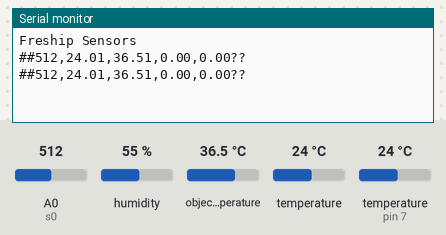
A sketch run on a simulated Arduino Uno, built with avr-gcc and run on an emulated ATmega328P. Shown: the last lines printed to the serial monitor. The test bench sets the inputs (shaded band); at power-on: humidity 55 %, object temperature 36.5 °C, A0 (s0) = 512, temperature 24 °C, temperature (sensor on pin 7) 24 °C.

Above: at 1.8 s.
1.9 s: humidity set to 22 %
At 2.8 s:
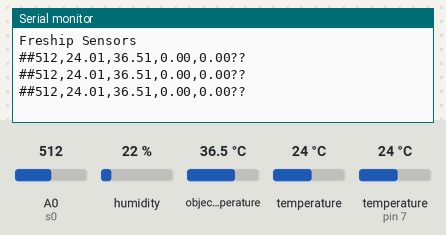
3.4 s: object temperature set to 20 °C
At 4.7 s:
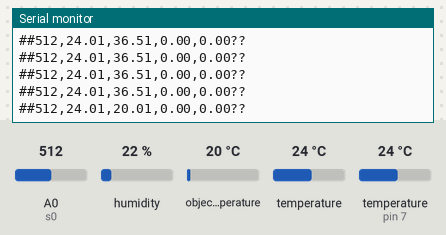
4.9 s: A0 (s0) set to 716
At 5.6 s:
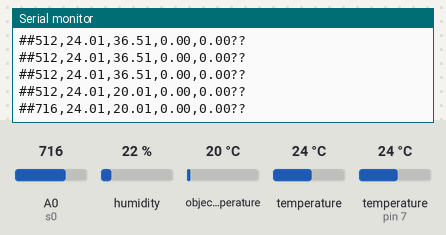
6.4 s: temperature (sensor 0) set to 12 °C
At 7.4 s:
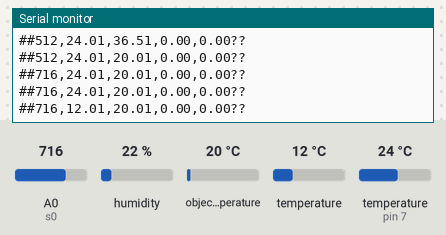
7.9 s: temperature (sensor on pin 7) set to 12 °C
At 8.9 s:
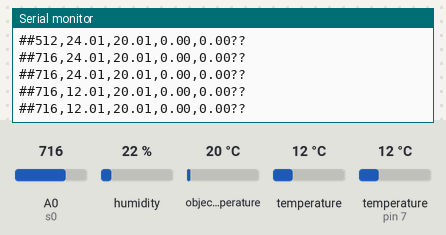
9.4 s: A0 (s0) set to 992
At 10.9 s:
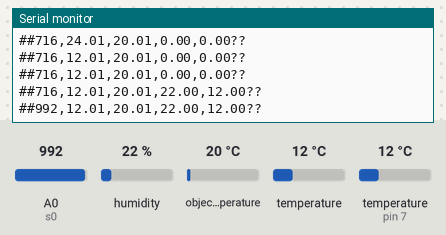
Timing chart, 0 to 11.9 s (numbered marks = the images above; inputs shaded):
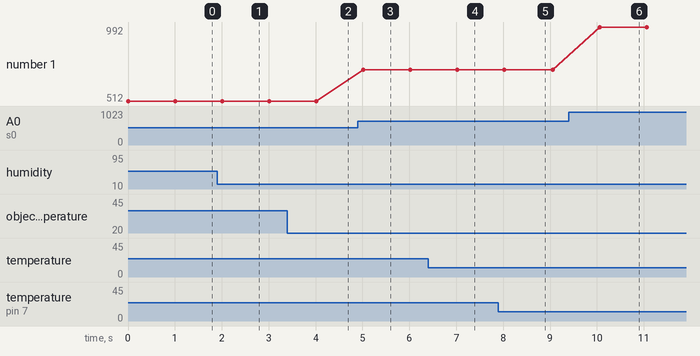

The sketch:

sensorsV2.ino
```cpp
#include <Wire.h>
#include <Adafruit_MLX90614.h>
#include "DHT.h"

#define DHTPIN 7     // what digital pin we're connected to
#define DHTTYPE DHT11   // DHT 11

int d; //delay counter
float h, t, f, hif, hic;

DHT dht(DHTPIN, DHTTYPE);

Adafruit_MLX90614 mlx = Adafruit_MLX90614();
int s0 = A0;
int gasVal = 0;

void setup() {
  Serial.begin(115200);

  Serial.println("Freship Sensors");

  h = 0.0;
  f = 0.0;
  t = 0.0;
  hic = 0.0;
  hif = 0.0;
  d = 0;
  mlx.begin();
  int s0 = A0;
  dht.begin();
}

void loop() {

  d += 200;

  if (d==2000) {
    d = 0; //reset delay
  }


  if (d%2000 == 0) {
  // Wait a few seconds between measurements.

  // Reading temperature or humidity takes about 250 milliseconds!
  // Sensor readings may also be up to 2 seconds 'old' (its a very slow sensor)
  h = dht.readHumidity();
  // Read temperature as Celsius (the default)
  t = dht.readTemperature();
  // Read temperature as Fahrenheit (isFahrenheit = true)
  f = dht.readTemperature(true);

  if (isnan(h) || isnan(t) || isnan(f)) {
    Serial.println("Failed to read from DHT sensor!");
    return;
  }

  // Compute heat index in Fahrenheit (the default)
  hif = dht.computeHeatIndex(f, h);
  // Compute heat index in Celsius (isFahreheit = false)
  hic = dht.computeHeatIndex(t, h, false);
  }

  gasVal = analogRead(s0);

  Serial.print("##");
  Serial.print(gasVal);
  Serial.print(",");
  Serial.print(mlx.readAmbientTempC());
  Serial.print(",");
  Serial.print(mlx.readObjectTempC());
  Serial.print(",");
  Serial.print(h);
  Serial.print(",");
  Serial.print(t);
  Serial.println("??");

 /*
  Serial.print("Gas reading: ");
  Serial.print(gasVal);
  Serial.println();

  Serial.print("Ambient Internal Temperature: "); Serial.print(mlx.readAmbientTempC());
  Serial.print("*C\nObject Temperature: "); Serial.print(mlx.readObjectTempC()); Serial.println("*C");
  //Serial.print("Ambient = "); Serial.print(mlx.readAmbientTempF());
  //Serial.print("*F\tObject = "); Serial.print(mlx.readObjectTempF()); Serial.println("*F");

  Serial.println();

  Serial.print("Humidity: ");

  Serial.print(h);
  Serial.println(" %");
  Serial.print("External Temperature: ");
  Serial.print(t);
  Serial.println(" *C ");
  Serial.print("Heat index: ");
  Serial.print(hic);
  Serial.println(" *C ");
*/

  delay(1000);
}
```

Measured:
- after the input at 3.4 s, the serial monitor: prints a new line after 0.61 s (image 2)
- after the input at 4.9 s, the serial monitor: prints a new line after 0.12 s (image 3)
- after the input at 6.4 s, the serial monitor: prints a new line after 0.63 s (image 4)
- after the input at 9.4 s, the serial monitor: prints a new line after 0.66 s (image 6)
- plotted number 1: 512 → 716 after the input at 4.9 s, 716 → 992 after the input at 9.4 s
